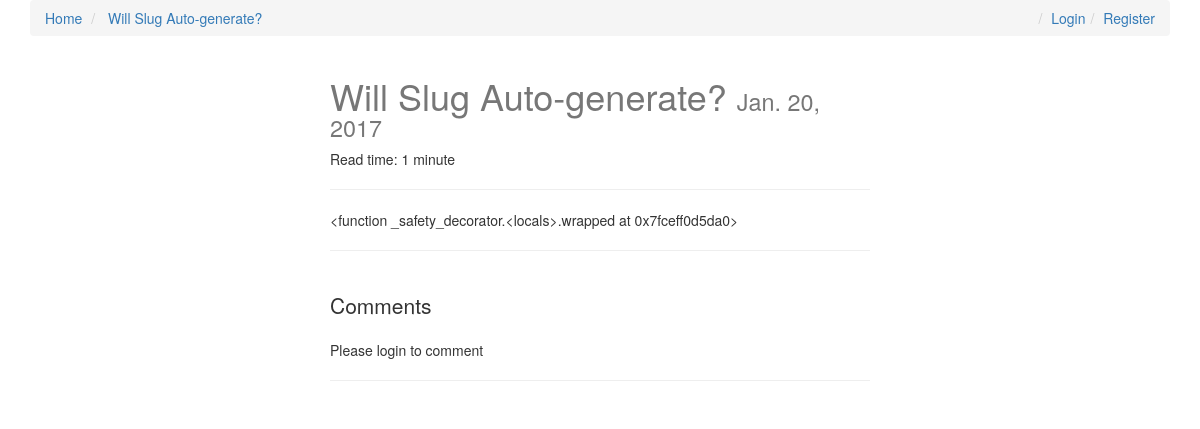
The page /will-slug-auto-generate/ on the database its author committed.
### posts/models.py (models this page shows, shortened)
class Post(models.Model):
    user = models.ForeignKey(settings.AUTH_USER_MODEL, default=1)
    title = models.CharField(max_length=120)
    slug = models.SlugField(unique=True)
    image = models.ImageField(upload_to=upload_location,
            null=True,
            blank=True,
            width_field="width_field",
            height_field="height_field")
    height_field = models.IntegerField(default=0)
    width_field = models.IntegerField(default=0)
    content = models.TextField()
    draft = models.BooleanField(default=False)
    publish = models.DateField(auto_now=False, auto_now_add=False)
    read_time = models.IntegerField(default=0)# Intead of this, models.TimeField(null=True, blank=True)
    updated = models.DateTimeField(auto_now=True, auto_now_add=False)
    timestamp = models.DateTimeField(auto_now=False, auto_now_add=True)
    objects = PostManager()
    def get_absolute_url(self):
        return reverse("posts:detail", kwargs={"slug": self.slug})
    def get_markdown(self):
        content = self.content
        return mark_safe(markdown(content))
    class Meta:
        ordering = ["-timestamp", "-updated"]
    @property
    def comments(self):
        instance = self
        qs = Comment.objects.filter_by_instance(self)
        return qs
    @property
    def get_content_type(self):
        instance = self
        content_type = ContentType.objects.get_for_model(instance.__class__)
        return content_type

### posts/views.py (the view, shortened to what this page needs)
# urls.py: url(r'^(?P<slug>[\w-]+)/$', post_detail, name='detail'),
def post_detail(request, slug=None):
	instance = get_object_or_404(Post, slug=slug)
	if instance.publish > timezone.now().date() or instance.draft:
		if not request.user.is_staff or not request.user.is_superuser:
			raise Http404
	share_string = quote_plus(instance.content)
	comments = instance.comments #Comment.objects.filter_by_instance(instance)
	initial_data = {
			"content_type": instance.get_content_type,
			"object_id": instance.id
	}
	form = CommentForm(request.POST or None, initial=initial_data)
	context = {
		"title": instance.title,
		"instance": instance,
		"share_string": share_string,
		"comments":comments,
		"comment_form":form,
	}
	return render(request, "post_detail.html", context)

### comments/models.py (called while the page is built)
    def filter_by_instance(self, instance):
        content_type = ContentType.objects.get_for_model(instance.__class__)
        obj_id = instance.id
        qs = super(CommentManager, self).filter(content_type=content_type, object_id= obj_id).filter(parent=None)
        return qs

### posts/templatetags/urlify.py (called while the page is built)
@register.filter
def urlify(value):
    return quote_plus(value)

### templates/post_detail.html (shortened to what this page needs)
{% extends "base.html" %}
{% load urlify %}
{% load crispy_forms_tags %}
{% block post_detail_link %}
<li><a href="{{instance.get_absolute_url}}"> {{instance.title}}</a></li>
{% endblock %}
{% block content %}
<div class='col-sm-6 col-sm-offset-3'>
<h1>{{ title }} <small>{% if instance.draft %}<span style='color:red;'>Draft</span> {% endif %}{{ instance.publish }}</small></h1>
<p>Read time:
{{ instance.read_time }} minute{% if instance.read_time > 1 %}s{% endif %}
</p>
<p><div class="fb-like" data-href="{{ request.build_absolute_uri }}" data-layout="button_count" data-action="like" data-show-faces="true" data-share="true"></div>
<hr/>
</p>
<div class='row'>
<div class='col-sm-12'>
    <div class="post_detail_item">{{ instance.get_markdown }}</div>
<hr/>
<br/>
<div>
    <p class="lead">Comments</p>
    {% if request.user.is_authenticated %}
    <form method="POST" action="."> {% csrf_token %}
        {{ comment_form|crispy }}
        <input type='submit' value='Post comment' class='btn btn-default'>
    </form>
    {% else %}
    <p>Please login to comment</p>
    {% endif %}
    <hr/>
</div>
</div>
</div>
</div>
{% endblock content %}

### static/css/base.css (style rules this page uses)
h1 { color: #777777; }

### rows shown on the page
Post: title "Will Slug Auto-generate?", publish "Jan. 20, 2017", read_time "1", get_markdown "<function _safety_decorator.<locals>.wrapped at 0x7fceff0d5da0>"
